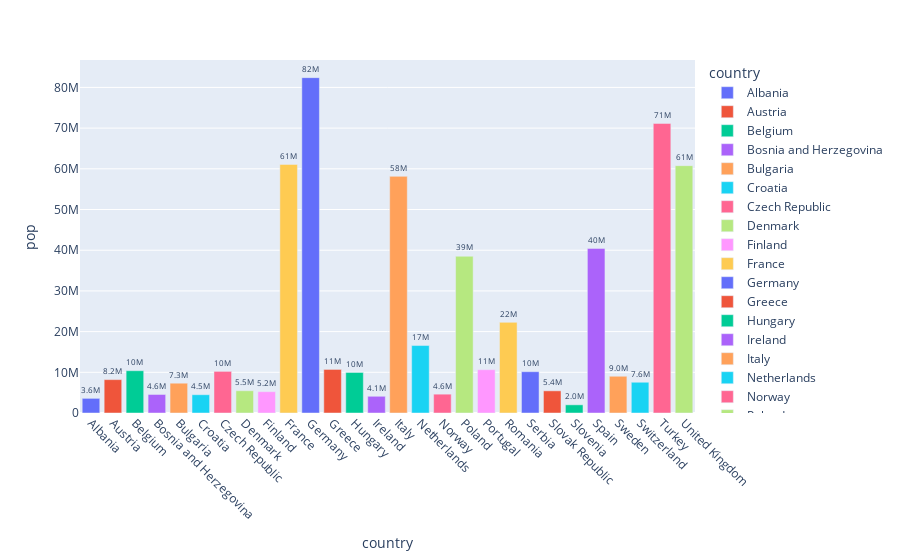

The notebook cell saved with this chart:
### Markdown cell above
# Bar Charts

### Code cell
# First 
df_in = px.data.gapminder().query("country == 'India'")
px.bar(df_in, x='year', y='pop')

# Second
df_tips = px.data.tips()
px.bar(df_tips, x='day', y='tip', color='sex',
      title='Tips by Sex on Each Day',
      labels={'tip': 'Tip Amount','day': 'Day of the Week'})

# Third
px.bar(df_tips, x='sex', y='total_bill', color='smoker',
       barmode='group')

# Fourth
df_europe = px.data.gapminder().query("continent == 'Europe' and year == 2007 and pop > 2.e6")
fig = px.bar(df_europe, y='pop', x='country', text='pop', color='country')
fig.update_traces(texttemplate='%{text:.2s}', textposition='outside')
fig.update_layout(uniformtext_minsize=8)
fig.update_layout(xaxis_tickangle=45)

fig

### Figure 1 — Plotly figure (JSON) as saved in the notebook; plotly's stock layout.template omitted (floating-point values rounded to 4 significant figures)
{"data": [{"alignmentgroup": "True", "hovertemplate": "country=%{x}<br>pop=%{text}<extra></extra>", "legendgroup": "Albania", "marker": {"color": "#636efa"}, "name": "Albania", "offsetgroup": "Albania", "orientation": "v", "showlegend": true, "text": [3600523], "textposition": "outside", "texttemplate": "%{text:.2s}", "type": "bar", "x": ["Albania"], "xaxis": "x", "y": [3600523], "yaxis": "y"}, {"alignmentgroup": "True", "hovertemplate": "country=%{x}<br>pop=%{text}<extra></extra>", "legendgroup": "Austria", "marker": {"color": "#EF553B"}, "name": "Austria", "offsetgroup": "Austria", "orientation": "v", "showlegend": true, "text": [8199783], "textposition": "outside", "texttemplate": "%{text:.2s}", "type": "bar", "x": ["Austria"], "xaxis": "x", "y": [8199783], "yaxis": "y"}, {"alignmentgroup": "True", "hovertemplate": "country=%{x}<br>pop=%{text}<extra></extra>", "legendgroup": "Belgium", "marker": {"color": "#00cc96"}, "name": "Belgium", "offsetgroup": "Belgium", "orientation": "v", "showlegend": true, "text": [10392226], "textposition": "outside", "texttemplate": "%{text:.2s}", "type": "bar", "x": ["Belgium"], "xaxis": "x", "y": [10392226], "yaxis": "y"}, {"alignmentgroup": "True", "hovertemplate": "country=%{x}<br>pop=%{text}<extra></extra>", "legendgroup": "Bosnia and Herzegovina", "marker": {"color": "#ab63fa"}, "name": "Bosnia and Herzegovina", "offsetgroup": "Bosnia and Herzegovina", "orientation": "v", "showlegend": true, "text": [4552198], "textposition": "outside", "texttemplate": "%{text:.2s}", "type": "bar", "x": ["Bosnia and Herzegovina"], "xaxis": "x", "y": [4552198], "yaxis": "y"}, {"alignmentgroup": "True", "hovertemplate": "country=%{x}<br>pop=%{text}<extra></extra>", "legendgroup": "Bulgaria", "marker": {"color": "#FFA15A"}, "name": "Bulgaria", "offsetgroup": "Bulgaria", "orientation": "v", "showlegend": true, "text": [7322858], "textposition": "outside", "texttemplate": "%{text:.2s}", "type": "bar", "x": ["Bulgaria"], "xaxis": "x", "y": [7322858], "yaxis": "y"}, {"alignmentgroup": "True", "hovertemplate": "country=%{x}<br>pop=%{text}<extra></extra>", "legendgroup": "Croatia", "marker": {"color": "#19d3f3"}, "name": "Croatia", "offsetgroup": "Croatia", "orientation": "v", "showlegend": true, "text": [4493312], "textposition": "outside", "texttemplate": "%{text:.2s}", "type": "bar", "x": ["Croatia"], "xaxis": "x", "y": [4493312], "yaxis": "y"}, {"alignmentgroup": "True", "hovertemplate": "country=%{x}<br>pop=%{text}<extra></extra>", "legendgroup": "Czech Republic", "marker": {"color": "#FF6692"}, "name": "Czech Republic", "offsetgroup": "Czech Republic", "orientation": "v", "showlegend": true, "text": [10228744], "textposition": "outside", "texttemplate": "%{text:.2s}", "type": "bar", "x": ["Czech Republic"], "xaxis": "x", "y": [10228744], "yaxis": "y"}, {"alignmentgroup": "True", "hovertemplate": "country=%{x}<br>pop=%{text}<extra></extra>", "legendgroup": "Denmark", "marker": {"color": "#B6E880"}, "name": "Denmark", "offsetgroup": "Denmark", "orientation": "v", "showlegend": true, "text": [5468120], "textposition": "outside", "texttemplate": "%{text:.2s}", "type": "bar", "x": ["Denmark"], "xaxis": "x", "y": [5468120], "yaxis": "y"}, {"alignmentgroup": "True", "hovertemplate": "country=%{x}<br>pop=%{text}<extra></extra>", "legendgroup": "Finland", "marker": {"color": "#FF97FF"}, "name": "Finland", "offsetgroup": "Finland", "orientation": "v", "showlegend": true, "text": [5238460], "textposition": "outside", "texttemplate": "%{text:.2s}", "type": "bar", "x": ["Finland"], "xaxis": "x", "y": [5238460], "yaxis": "y"}, {"alignmentgroup": "True", "hovertemplate": "country=%{x}<br>pop=%{text}<extra></extra>", "legendgroup": "France", "marker": {"color": "#FECB52"}, "name": "France", "offsetgroup": "France", "orientation": "v", "showlegend": true, "text": [61083916], "textposition": "outside", "texttemplate": "%{text:.2s}", "type": "bar", "x": ["France"], "xaxis": "x", "y": [61083916], "yaxis": "y"}, {"alignmentgroup": "True", "hovertemplate": "country=%{x}<br>pop=%{text}<extra></extra>", "legendgroup": "Germany", "marker": {"color": "#636efa"}, "name": "Germany", "offsetgroup": "Germany", "orientation": "v", "showlegend": true, "text": [82400996], "textposition": "outside", "texttemplate": "%{text:.2s}", "type": "bar", "x": ["Germany"], "xaxis": "x", "y": [82400996], "yaxis": "y"}, {"alignmentgroup": "True", "hovertemplate": "country=%{x}<br>pop=%{text}<extra></extra>", "legendgroup": "Greece", "marker": {"color": "#EF553B"}, "name": "Greece", "offsetgroup": "Greece", "orientation": "v", "showlegend": true, "text": [10706290], "textposition": "outside", "texttemplate": "%{text:.2s}", "type": "bar", "x": ["Greece"], "xaxis": "x", "y": [10706290], "yaxis": "y"}, {"alignmentgroup": "True", "hovertemplate": "country=%{x}<br>pop=%{text}<extra></extra>", "legendgroup": "Hungary", "marker": {"color": "#00cc96"}, "name": "Hungary", "offsetgroup": "Hungary", "orientation": "v", "showlegend": true, "text": [9956108], "textposition": "outside", "texttemplate": "%{text:.2s}", "type": "bar", "x": ["Hungary"], "xaxis": "x", "y": [9956108], "yaxis": "y"}, {"alignmentgroup": "True", "hovertemplate": "country=%{x}<br>pop=%{text}<extra></extra>", "legendgroup": "Ireland", "marker": {"color": "#ab63fa"}, "name": "Ireland", "offsetgroup": "Ireland", "orientation": "v", "showlegend": true, "text": [4109086], "textposition": "outside", "texttemplate": "%{text:.2s}", "type": "bar", "x": ["Ireland"], "xaxis": "x", "y": [4109086], "yaxis": "y"}, {"alignmentgroup": "True", "hovertemplate": "country=%{x}<br>pop=%{text}<extra></extra>", "legendgroup": "Italy", "marker": {"color": "#FFA15A"}, "name": "Italy", "offsetgroup": "Italy", "orientation": "v", "showlegend": true, "text": [58147733], "textposition": "outside", "texttemplate": "%{text:.2s}", "type": "bar", "x": ["Italy"], "xaxis": "x", "y": [58147733], "yaxis": "y"}, {"alignmentgroup": "True", "hovertemplate": "country=%{x}<br>pop=%{text}<extra></extra>", "legendgroup": "Netherlands", "marker": {"color": "#19d3f3"}, "name": "Netherlands", "offsetgroup": "Netherlands", "orientation": "v", "showlegend": true, "text": [16570613], "textposition": "outside", "texttemplate": "%{text:.2s}", "type": "bar", "x": ["Netherlands"], "xaxis": "x", "y": [16570613], "yaxis": "y"}, {"alignmentgroup": "True", "hovertemplate": "country=%{x}<br>pop=%{text}<extra></extra>", "legendgroup": "Norway", "marker": {"color": "#FF6692"}, "name": "Norway", "offsetgroup": "Norway", "orientation": "v", "showlegend": true, "text": [4627926], "textposition": "outside", "texttemplate": "%{text:.2s}", "type": "bar", "x": ["Norway"], "xaxis": "x", "y": [4627926], "yaxis": "y"}, {"alignmentgroup": "True", "hovertemplate": "country=%{x}<br>pop=%{text}<extra></extra>", "legendgroup": "Poland", "marker": {"color": "#B6E880"}, "name": "Poland", "offsetgroup": "Poland", "orientation": "v", "showlegend": true, "text": [38518241], "textposition": "outside", "texttemplate": "%{text:.2s}", "type": "bar", "x": ["Poland"], "xaxis": "x", "y": [38518241], "yaxis": "y"}, {"alignmentgroup": "True", "hovertemplate": "country=%{x}<br>pop=%{text}<extra></extra>", "legendgroup": "Portugal", "marker": {"color": "#FF97FF"}, "name": "Portugal", "offsetgroup": "Portugal", "orientation": "v", "showlegend": true, "text": [10642836], "textposition": "outside", "texttemplate": "%{text:.2s}", "type": "bar", "x": ["Portugal"], "xaxis": "x", "y": [10642836], "yaxis": "y"}, {"alignmentgroup": "True", "hovertemplate": "country=%{x}<br>pop=%{text}<extra></extra>", "legendgroup": "Romania", "marker": {"color": "#FECB52"}, "name": "Romania", "offsetgroup": "Romania", "orientation": "v", "showlegend": true, "text": [22276056], "textposition": "outside", "texttemplate": "%{text:.2s}", "type": "bar", "x": ["Romania"], "xaxis": "x", "y": [22276056], "yaxis": "y"}, {"alignmentgroup": "True", "hovertemplate": "country=%{x}<br>pop=%{text}<extra></extra>", "legendgroup": "Serbia", "marker": {"color": "#636efa"}, "name": "Serbia", "offsetgroup": "Serbia", "orientation": "v", "showlegend": true, "text": [10150265], "textposition": "outside", "texttemplate": "%{text:.2s}", "type": "bar", "x": ["Serbia"], "xaxis": "x", "y": [10150265], "yaxis": "y"}, {"alignmentgroup": "True", "hovertemplate": "country=%{x}<br>pop=%{text}<extra></extra>", "legendgroup": "Slovak Republic", "marker": {"color": "#EF553B"}, "name": "Slovak Republic", "offsetgroup": "Slovak Republic", "orientation": "v", "showlegend": true, "text": [5447502], "textposition": "outside", "texttemplate": "%{text:.2s}", "type": "bar", "x": ["Slovak Republic"], "xaxis": "x", "y": [5447502], "yaxis": "y"}, {"alignmentgroup": "True", "hovertemplate": "country=%{x}<br>pop=%{text}<extra></extra>", "legendgroup": "Slovenia", "marker": {"color": "#00cc96"}, "name": "Slovenia", "offsetgroup": "Slovenia", "orientation": "v", "showlegend": true, "text": [2009245], "textposition": "outside", "texttemplate": "%{text:.2s}", "type": "bar", "x": ["Slovenia"], "xaxis": "x", "y": [2009245], "yaxis": "y"}, {"alignmentgroup": "True", "hovertemplate": "country=%{x}<br>pop=%{text}<extra></extra>", "legendgroup": "Spain", "marker": {"color": "#ab63fa"}, "name": "Spain", "offsetgroup": "Spain", "orientation": "v", "showlegend": true, "text": [40448191], "textposition": "outside", "texttemplate": "%{text:.2s}", "type": "bar", "x": ["Spain"], "xaxis": "x", "y": [40448191], "yaxis": "y"}, {"alignmentgroup": "True", "hovertemplate": "country=%{x}<br>pop=%{text}<extra></extra>", "legendgroup": "Sweden", "marker": {"color": "#FFA15A"}, "name": "Sweden", "offsetgroup": "Sweden", "orientation": "v", "showlegend": true, "text": [9031088], "textposition": "outside", "texttemplate": "%{text:.2s}", "type": "bar", "x": ["Sweden"], "xaxis": "x", "y": [9031088], "yaxis": "y"}, {"alignmentgroup": "True", "hovertemplate": "country=%{x}<br>pop=%{text}<extra></extra>", "legendgroup": "Switzerland", "marker": {"color": "#19d3f3"}, "name": "Switzerland", "offsetgroup": "Switzerland", "orientation": "v", "showlegend": true, "text": [7554661], "textposition": "outside", "texttemplate": "%{text:.2s}", "type": "bar", "x": ["Switzerland"], "xaxis": "x", "y": [7554661], "yaxis": "y"}, {"alignmentgroup": "True", "hovertemplate": "country=%{x}<br>pop=%{text}<extra></extra>", "legendgroup": "Turkey", "marker": {"color": "#FF6692"}, "name": "Turkey", "offsetgroup": "Turkey", "orientation": "v", "showlegend": true, "text": [71158647], "textposition": "outside", "texttemplate": "%{text:.2s}", "type": "bar", "x": ["Turkey"], "xaxis": "x", "y": [71158647], "yaxis": "y"}, {"alignmentgroup": "True", "hovertemplate": "country=%{x}<br>pop=%{text}<extra></extra>", "legendgroup": "United Kingdom", "marker": {"color": "#B6E880"}, "name": "United Kingdom", "offsetgroup": "United Kingdom", "orientation": "v", "showlegend": true, "text": [60776238], "textposition": "outside", "texttemplate": "%{text:.2s}", "type": "bar", "x": ["United Kingdom"], "xaxis": "x", "y": [60776238], "yaxis": "y"}], "layout": {"barmode": "relative", "legend": {"title": {"text": "country"}, "tracegroupgap": 0}, "margin": {"t": 60}, "uniformtext": {"minsize": 8}, "xaxis": {"anchor": "y", "categoryarray": ["Albania", "Austria", "Belgium", "Bosnia and Herzegovina", "Bulgaria", "Croatia", "Czech Republic", "Denmark", "Finland", "France", "Germany", "Greece", "Hungary", "Ireland", "Italy", "Netherlands", "Norway", "Poland", "Portugal", "Romania", "Serbia", "Slovak Republic", "Slovenia", "Spain", "Sweden", "Switzerland", "Turkey", "United Kingdom"], "categoryorder": "array", "domain": [0, 1], "tickangle": 45, "title": {"text": "country"}}, "yaxis": {"anchor": "x", "domain": [0, 1], "title": {"text": "pop"}}}}
